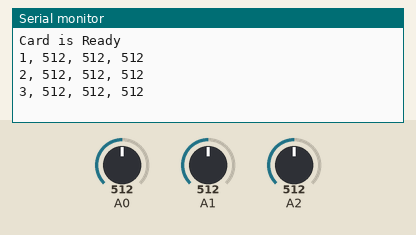
This sketch was run on a simulated Arduino Uno, built with avr-gcc and run on an emulated ATmega328P. Shown: the last lines printed to the serial monitor. The inputs (shaded band) are chosen by the test bench; at power-on: A0 = 512, A1 = 512, A2 = 512. Storage starts empty.

Above: at 1.3 s.
1.4 s: A0 set to 716
At 2.0 s:
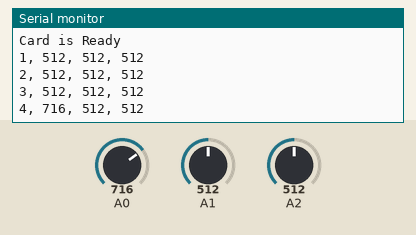
2.9 s: A1 set to 716
At 3.5 s:
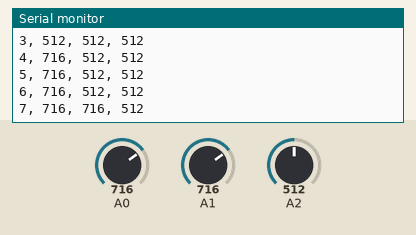
4.4 s: A2 set to 716
At 5.1 s:
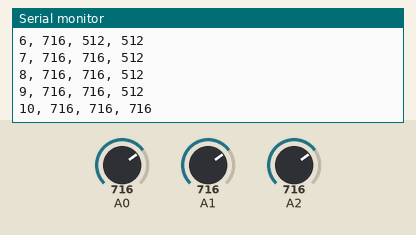
5.9 s: A0 set to 900
At 6.5 s:
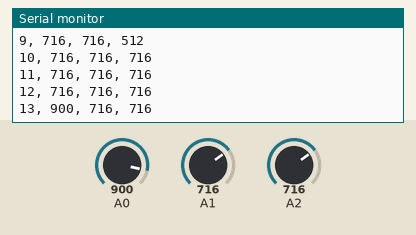
7.4 s: A1 set to 900
At 8.1 s:
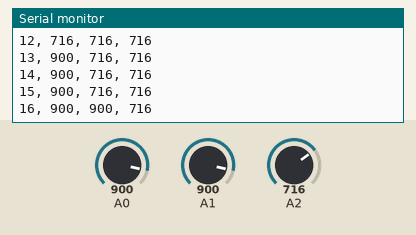
8.9 s: A2 set to 900
At 9.7 s:
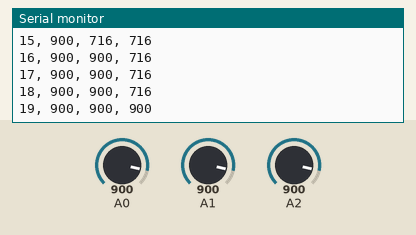
Timing chart, 0 to 11.4 s (numbered marks = the images above; inputs shaded):
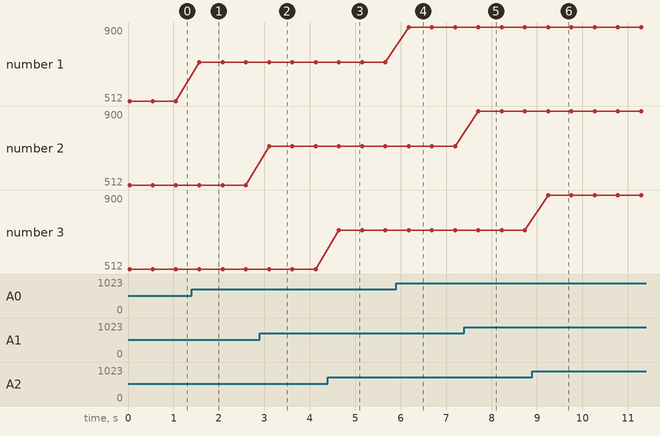

The sketch:

_18_Data_Logging_SD_Card.ino
```cpp
//Program to read values from sensors on A0 A1 ans A2 and save them in excel file

#include<SD.h>
int s_no=1; //serial number for data
void setup() {
int CS_pin =10;

Serial.begin(9600);
if(!SD.begin(CS_pin))       //check if card is ready
  {
    Serial.println("Failed to read Card");
    return;
  }
  Serial.println("Card is Ready");
}

void loop() {
int x=analogRead(A0);
int y=analogRead(A1);
int z=analogRead(A2);

String dataString  = String(s_no)+", "+String(x)+", "+String(y)+", "+String(z); // Concatenation of Strings

File dataFile=SD.open("Info.csv", FILE_WRITE);  // Open/create excel file
if (dataFile)
 {
  dataFile.println(dataString);                   // Write the data
  dataFile.close();                               // Close the File
  Serial.println(dataString);                     // Print on Serial Monitor
  }
else
 {
  Serial.println("Couldn't Write");
  }
s_no++;
delay(500);
}
```

Measured:
- after the input at 1.4 s, the serial monitor: prints a new line after 0.17 s (image 1)
- after the input at 2.9 s, the serial monitor: prints a new line after 0.20 s (image 2)
- after the input at 4.4 s, the serial monitor: prints a new line after 0.24 s (image 3)
- after the input at 5.9 s, the serial monitor: prints a new line after 0.28 s (image 4)
- after the input at 7.4 s, the serial monitor: prints a new line after 0.31 s (image 5)
- after the input at 8.9 s, the serial monitor: prints a new line after 0.35 s (image 6)
- plotted number 1: 512 → 716 after the input at 1.4 s, 716 → 900 after the input at 5.9 s
